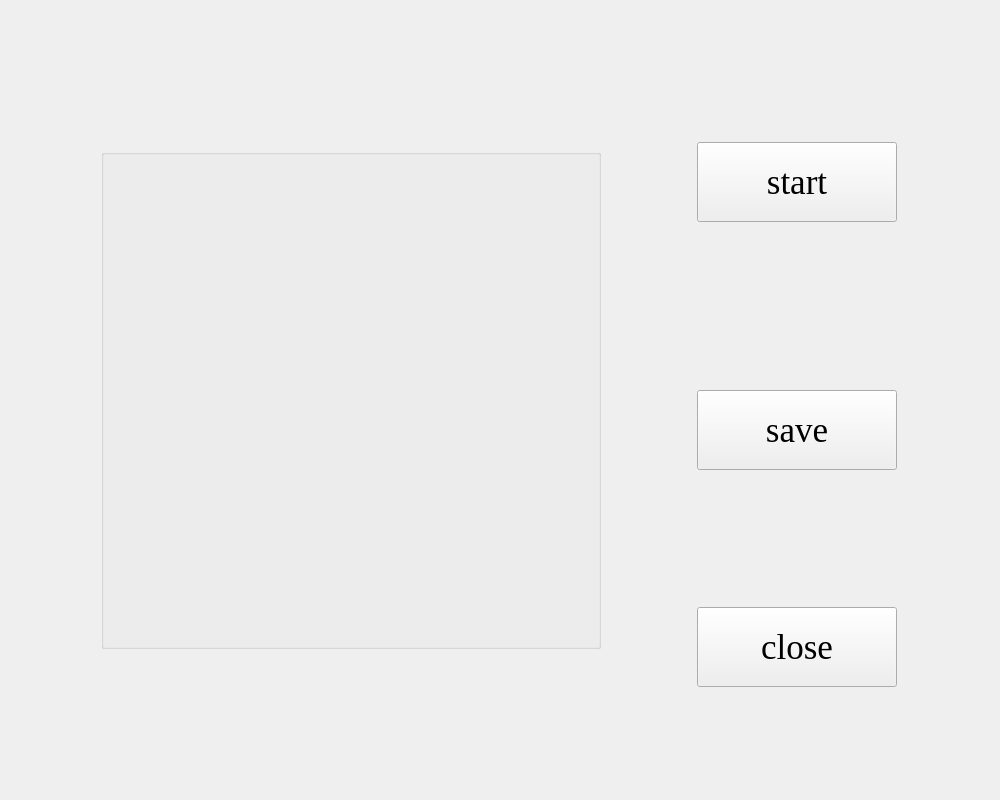
<?xml version="1.0" encoding="UTF-8"?>
<ui version="4.0">
 <class>EIT_RTR</class>
 <widget class="QWidget" name="EIT_RTR">
  <property name="geometry">
   <rect>
    <x>0</x>
    <y>0</y>
    <width>1000</width>
    <height>800</height>
   </rect>
  </property>
  <property name="windowTitle">
   <string>Form</string>
  </property>
  <layout class="QGridLayout" name="gridLayout">
   <item row="0" column="0" rowspan="3">
    <widget class="QWidget" name="widget" native="true">
     <property name="minimumSize">
      <size>
       <width>500</width>
       <height>500</height>
      </size>
     </property>
     <property name="maximumSize">
      <size>
       <width>500</width>
       <height>500</height>
      </size>
     </property>
     <widget class="QGroupBox" name="groupBox">
      <property name="geometry">
       <rect>
        <x>0</x>
        <y>0</y>
        <width>500</width>
        <height>500</height>
       </rect>
      </property>
      <property name="minimumSize">
       <size>
        <width>500</width>
        <height>500</height>
       </size>
      </property>
      <property name="maximumSize">
       <size>
        <width>500</width>
        <height>500</height>
       </size>
      </property>
      <property name="font">
       <font>
        <pointsize>26</pointsize>
       </font>
      </property>
      <property name="title">
       <string/>
      </property>
     </widget>
    </widget>
   </item>
   <item row="0" column="1">
    <widget class="QPushButton" name="startButton">
     <property name="minimumSize">
      <size>
       <width>200</width>
       <height>80</height>
      </size>
     </property>
     <property name="maximumSize">
      <size>
       <width>200</width>
       <height>80</height>
      </size>
     </property>
     <property name="font">
      <font>
       <family>Times New Roman</family>
       <pointsize>26</pointsize>
      </font>
     </property>
     <property name="text">
      <string>start</string>
     </property>
    </widget>
   </item>
   <item row="1" column="1">
    <widget class="QPushButton" name="saveButton">
     <property name="minimumSize">
      <size>
       <width>200</width>
       <height>80</height>
      </size>
     </property>
     <property name="maximumSize">
      <size>
       <width>200</width>
       <height>80</height>
      </size>
     </property>
     <property name="font">
      <font>
       <family>Times New Roman</family>
       <pointsize>26</pointsize>
      </font>
     </property>
     <property name="text">
      <string>save</string>
     </property>
    </widget>
   </item>
   <item row="2" column="1">
    <widget class="QPushButton" name="closeButton">
     <property name="minimumSize">
      <size>
       <width>200</width>
       <height>80</height>
      </size>
     </property>
     <property name="maximumSize">
      <size>
       <width>200</width>
       <height>80</height>
      </size>
     </property>
     <property name="font">
      <font>
       <family>Times New Roman</family>
       <pointsize>26</pointsize>
      </font>
     </property>
     <property name="text">
      <string>close</string>
     </property>
    </widget>
   </item>
  </layout>
 </widget>
 <resources/>
 <connections/>
</ui>
